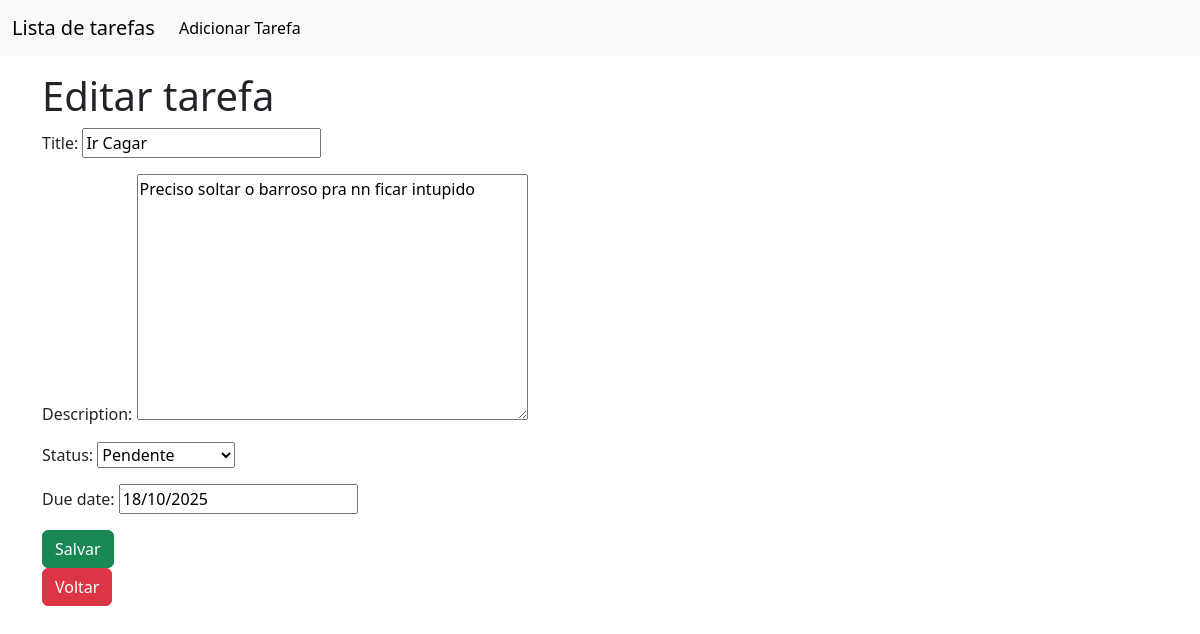
The app's page /tasks/1/edit/ with its own data.
### tasks/models.py (models this page shows, shortened)
class Task(models.Model):
    STATUS_CHOIES = [
        ('P', 'Pendente'),
        ('A',  'Em andamento'),
        ('C', 'Concluido')
    ]
    numero = models.PositiveIntegerField()
    title = models.CharField(max_length=255)
    description = models.TextField()
    status = models.CharField(max_length=15, choices=STATUS_CHOIES, default='')
    created_at = models.DateTimeField(auto_now_add=True)
    due_date = models.DateField()

### tasks/views.py (the view, shortened to what this page needs)
# urls.py: path('tasks/<int:pk>/edit/', TaskUpdateView.as_view(), name="task-edit"),
class TaskUpdateView(UpdateView):
    model = Task
    form_class = TaskForm
    template_name = 'tasks/task_edit.html'
    success_url = reverse_lazy('task-list')

### tasks/forms.py
class TaskForm(forms.ModelForm):
    class Meta:
        model = Task
        fields = ['title', 'description', 'status', 'due_date']

### tasks/templates/tasks/task_edit.html (shortened to what this page needs)
{% extends "tasks/base.html" %}
{% block content %}
    <h1>Editar tarefa</h1>
    <form method="post" action="" class="form">
        {{form.as_p}}
        <button type="submit" class="btn btn-success">Salvar</button>
    </form>
    <a href="{% url "task-list" %}">
    <button type="button" class="btn btn-danger">Voltar</button>
    </a>
{% endblock  %}

### records on screen
Task: title "Ir Cagar", description "Preciso soltar o barroso pra nn ficar intupido", status "Pendente", due_date "18/10/2025"
